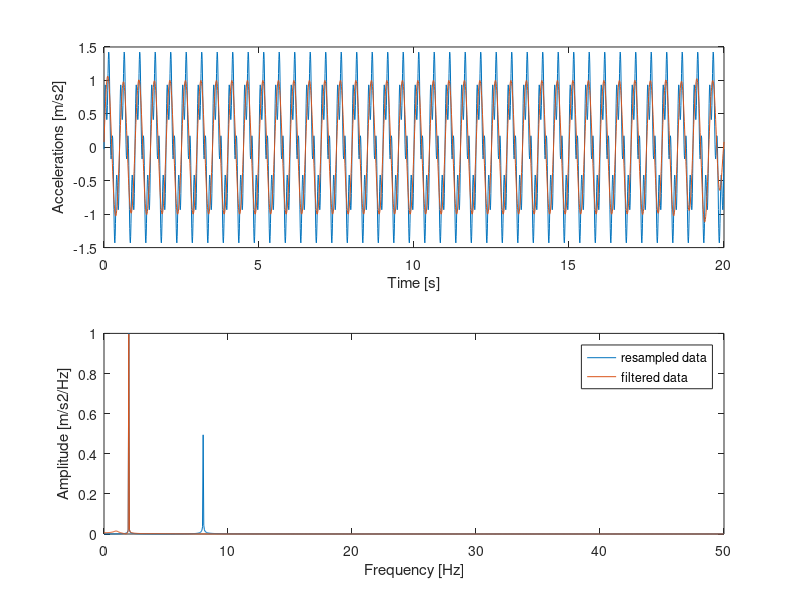

MATLAB code for this plot:
% pkg load signal

%% Generate data as for example measured by smartphone
% time vector - 10 seconds data
t = 0:0.01:20; %[s]
% turn it into a vector with non fixed time step as in smartphones
a = -1; b = 1;
t = t + (a + (b-a).*rand(1,length(t))).*1e-3;
f1 = 2; f2 = 8; % two frequencies within the signal
data = sin(2*pi*f1.*t)+0.5.*sin(2*pi*f2.*t);

%% Step 1: resample at fixed time step
Fs = 100.; % desired (fixed) sample rate
%[data_resampled,t_resampled] = resample(data,t,Fs);
t_resampled = t(1):1/Fs:t(end);
data_resampled = interp1(t, data, t_resampled, 'spline');
% to make sure time starts at t = 0s:
t_resampled = t_resampled - t_resampled(1); 

subplot(2,1,1); plot(t_resampled, data_resampled); hold on
xlabel('Time [s]')
ylabel('Accelerations [m/s2]')

%% Step 2: Compute amplitude spectrum of the signal
L = length(data_resampled);
f = Fs*(0:(L/2))/L;
A2_data = fft(data_resampled); A2 = abs(A2_data/L);
A_data = A2(1:L/2+1); A_data(2:end-1) = 2*A_data(2:end-1);
subplot(2,1,2); plot(f,A_data); hold on
xlabel('Frequency [Hz]')
ylabel('Amplitude [m/s2/Hz]')

%% Step 3: Apply bandbass filter

% Lowerbound and upperbound cutoff bandpass filter (relative to Nyquist frequency)
f1 = 1/Fs*2; f2 = 4/Fs*2;
% [b,a] = butter(n,Wn,ftype)
filter_order = 4;
[b,a] = butter(filter_order,[f1 f2]);
data_filtered = filtfilt(b,a,data_resampled);
A2_data = fft(data_filtered); A2 = abs(A2_data/L);
A_data = A2(1:L/2+1); A_data(2:end-1) = 2*A_data(2:end-1);
% add to graph
subplot(2,1,2); plot(f,A_data); 
legend('resampled data','filtered data')

subplot(2,1,1); plot(t_resampled,data_filtered)
